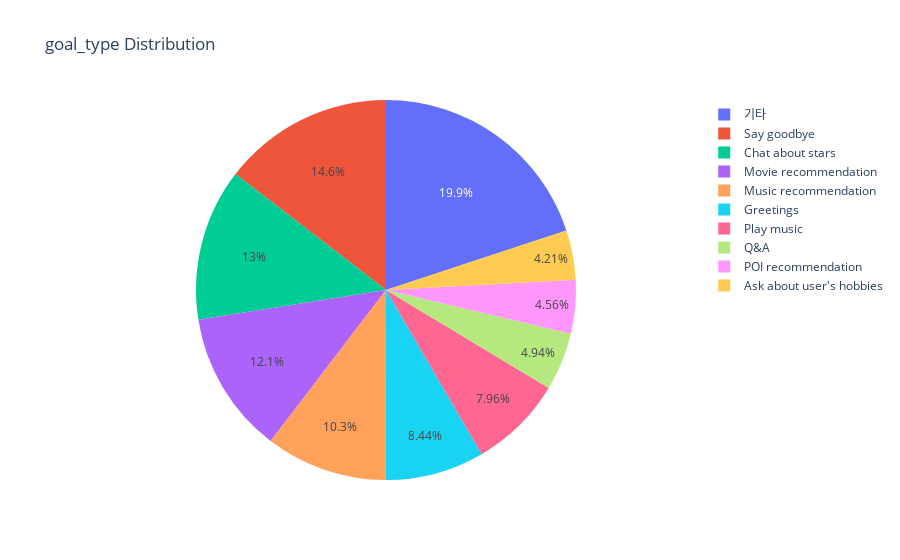

Source (notebook cell):
### Code cell
draw_pie_chart(train, 'goal_type')

### Figure 1 — Plotly figure (JSON) as saved in the notebook; plotly's stock layout.template omitted (floating-point values rounded to 4 significant figures)
{"data": [{"labels": ["Say goodbye", "Chat about stars", "Movie recommendation", "Music recommendation", "Greetings", "Play music", "Q&A", "POI recommendation", "Ask about user's hobbies", "기타"], "textinfo": "percent", "type": "pie", "values": [12256, 10906, 10190, 8710, 7104, 6703, 4155, 3843, 3543, 16776]}], "layout": {"title": {"text": "goal_type Distribution"}}}
